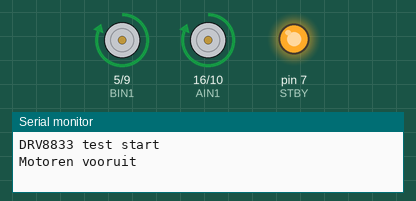
Simulated run of this sketch. Board: Arduino Uno, built with avr-gcc and run on an emulated ATmega328P. Parts: motor-driver pin pairs drawn as motors (green arrow = first pin HIGH = forward, orange = second pin HIGH = backward, longer = more drive, stopped while the standby pin is LOW), output pins drawn as LEDs (lit = HIGH), the last lines printed to the serial monitor.

Above: at 0.5 s.
At 2.5 s:
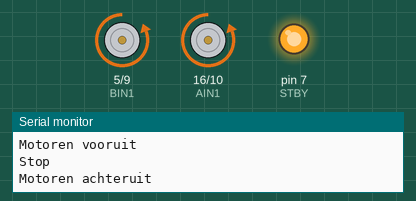
At 3.5 s:
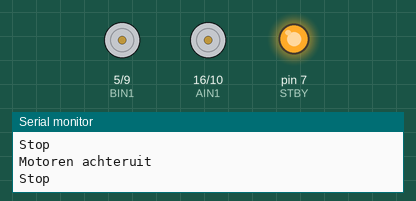
Timing chart, 0 to 5.2 s (numbered marks = the images above):
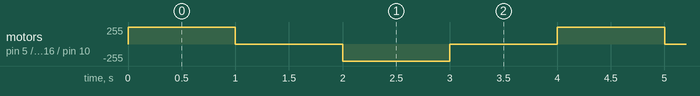

Measured:
- by itself, motor on pin 5 (BIN1) / pin 9 (BIN2), motor on pin 16 (AIN1) / pin 10 (AIN2): repeats every 4.0 s: stopped 1.0 s, backward 255/255 1.0 s, stopped 1.0 s, forward 255/255 1.0 s

The sketch:

Testen_hbrug.ino
```cpp
// DRV8833 / TB6612 testcode

// --- Motor A ---
const int AIN1 = 16;   // AIN1
const int AIN2 = 10;   // AIN2

// --- Motor B ---
const int BIN1 = 5;    // BIN1
const int BIN2 = 9;    // BIN2

// Standby pin
const int STBY = 7;    // STBY

void setup() {
  // Pin modes instellen
  pinMode(AIN1, OUTPUT);
  pinMode(AIN2, OUTPUT);

  pinMode(BIN1, OUTPUT);
  pinMode(BIN2, OUTPUT);

  pinMode(STBY, OUTPUT);

  // Driver uit standby halen
  digitalWrite(STBY, HIGH);

  Serial.begin(9600);
  Serial.println("DRV8833 test start");
}

void loop() {
  Serial.println("Motoren vooruit");
  forward();
  delay(1000);

  Serial.println("Stop");
  stopMotors();
  delay(1000);

  Serial.println("Motoren achteruit");
  backward();
  delay(1000);

  Serial.println("Stop");
  stopMotors();
  delay(1000);
}

// --- Functies ---

void forward() {
  // Motor A vooruit
  digitalWrite(AIN1, HIGH);
  digitalWrite(AIN2, LOW);

  // Motor B vooruit
  digitalWrite(BIN1, HIGH);
  digitalWrite(BIN2, LOW);
}

void backward() {
  // Motor A achteruit
  digitalWrite(AIN1, LOW);
  digitalWrite(AIN2, HIGH);

  // Motor B achteruit
  digitalWrite(BIN1, LOW);
  digitalWrite(BIN2, HIGH);
}

void stopMotors() {
  // Beide motoren uit
  digitalWrite(AIN1, LOW);
  digitalWrite(AIN2, LOW);
  digitalWrite(BIN1, LOW);
  digitalWrite(BIN2, LOW);
}
```
